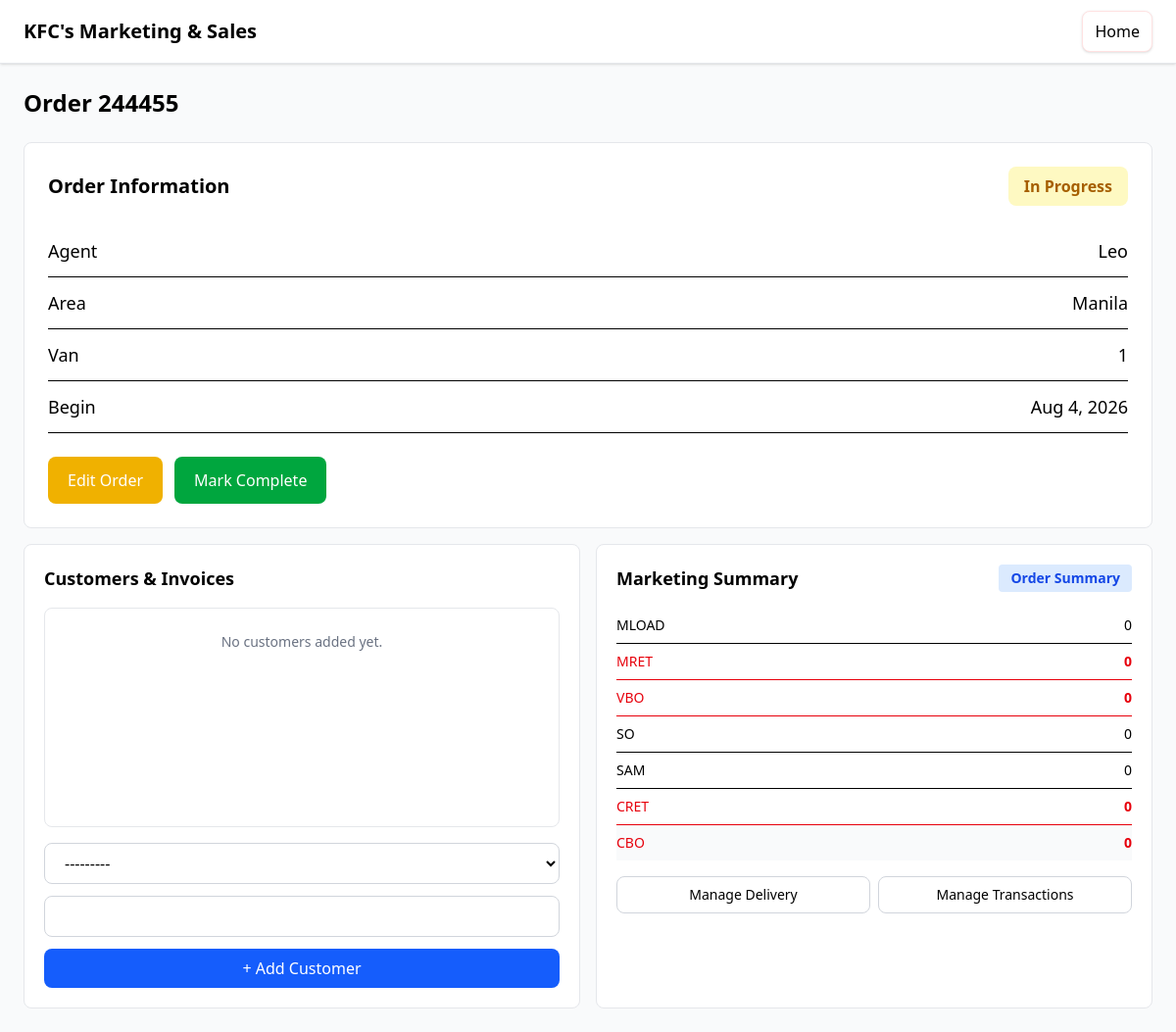
The page /orders/1/ on the database as committed earlier.
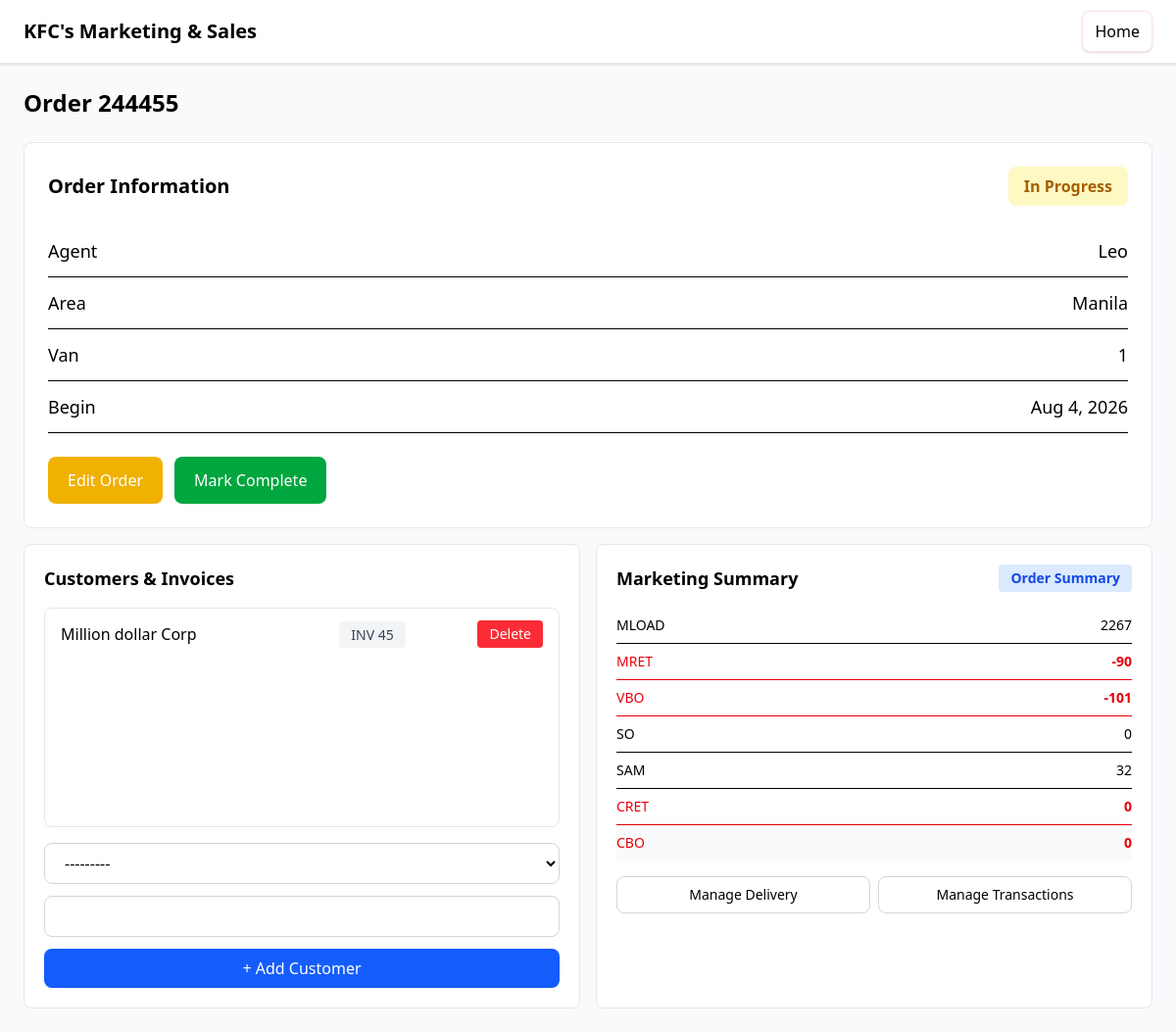
The same page on the database as committed later.
### orders/models.py (models this page shows, shortened)
class CustomerDetails(models.Model):
    id = models.BigAutoField(primary_key=True)
    order = models.ForeignKey(OrderDetails, on_delete=models.CASCADE, related_name="customers")
    invoice_no = models.IntegerField(unique=True)
    customer = models.ForeignKey(Customer, on_delete=models.CASCADE, related_name="customer_details")

### customers/models.py (models this page shows)
class Customer(models.Model):
  customer_id = models.BigAutoField(primary_key=True)
  customer_area = models.ForeignKey(Area, on_delete=models.CASCADE)
  customer_business_name = models.CharField(max_length=255)
  customer_contact_person = models.CharField(max_length=255)
  customer_mobile_no = models.CharField(max_length=15)
  customer_business_address = models.CharField(max_length=255)
  customer_active = models.BooleanField(default=False)
  class Meta:
    ordering = ['customer_business_name']
  def __str__(self):
    return self.customer_business_name

### orders/views.py (the view)
# urls.py: path("<int:order_id>/", views.order_detail, name="order_detail"),
def order_detail(request, order_id):
    order = get_object_or_404(OrderDetails, pk=order_id)
    customer_form = CustomerDetailForm(area=order.area)
    return render(request, "orders/detail.html", {
        "order": order,
        "customer_form": customer_form,
        "marketing_summary": services.get_marketing_summary(order),
    })

### orders/forms.py
class CustomerDetailForm(forms.ModelForm):
    class Meta:
        model = CustomerDetails
        fields = ["customer", "invoice_no"]
        widgets = {
            "customer": forms.Select(attrs={"class": FIELD_CLASS}),
            "invoice_no": forms.NumberInput(attrs={"class": FIELD_CLASS}),
        }
    def __init__(self, *args, area=None, **kwargs):
        super().__init__(*args, **kwargs)
        if area is not None:
            customer_field = cast(forms.ModelChoiceField, self.fields["customer"])
            if customer_field.queryset is not None:
                customer_field.queryset = customer_field.queryset.filter(customer_area=area)

### area_prices/models.py (called while the page is built)
  def __str__(self):
    return self.area_name

### employees/models.py (called while the page is built)
  def __str__(self):
    return self.employee_name

### orders/models.py (called while the page is built)
    @property
    def is_complete(self):
        return self.end_date is not None

### templates/orders/detail.html
{% extends "base.html" %}
{% block content %}
<h1 class="text-2xl font-bold mb-6">
  Order {{ order.control_no }}
</h1>
{% include "orders/components/order_summary.html" %}
<div class="mt-4 grid grid-cols-1 gap-4 md:grid-cols-2">
  {% include "orders/components/order_customers.html" %}
  {% include "orders/components/order_marketing.html" %}
</div>
{% endblock %}

### templates/orders/components/order_customers.html (shortened to what this page needs)
<div class="rounded-lg border border-gray-200 bg-white p-5">
  <h2 class="mb-4 text-lg font-semibold">
    Customers &amp; Invoices
  </h2>
  <div class="mb-4 h-56 overflow-y-auto rounded-lg border border-gray-200">
    <table class="w-full">
      <tbody>
        {% for cd in order.customers.all %}
        <tr class="border-b last:border-b-0">
          <td class="px-4 py-3 font-medium">
            {{ cd.customer }}
          </td>
          <td class="px-4 py-3 text-right">
            <span class="rounded bg-gray-100 px-3 py-1 text-sm font-medium text-gray-700">
              INV {{ cd.invoice_no }}
            </span>
          </td>
          <td class="px-4 py-3 text-right">
            <form method="post" action="{% url 'customer_delete' order.id cd.id %}">
              <button type="submit" onclick="return confirm('Delete this invoice?')"
                class="rounded cursor-pointer bg-red-500 px-3 py-1 text-sm text-white hover:bg-red-600">
                Delete
              </button>
            </form>
          </td>
        </tr>
        {% empty %}
        <tr>
          <td colspan="2" class="px-4 py-6 text-center text-sm text-gray-500">
            No customers added yet.
          </td>
        </tr>
        {% endfor %}
      </tbody>
    </table>
  </div>
  <form method="post" action="{% url 'add_customer' order.id %}" class="space-y-3">
    <div>
      {{ customer_form.customer }}
    </div>
    <div>
      {{ customer_form.invoice_no }}
    </div>
    <button type="submit"
      class="w-full cursor-pointer rounded-lg bg-blue-600 px-4 py-2 font-medium text-white hover:bg-blue-700">
      + Add Customer
    </button>
  </form>
</div>

Rows that differ between the two databases and show on the page:
added CustomerDetails: customer "Million dollar Corp", invoice_no "45"
Other text that changed with them:
{{ marketing_summary.total_MLOAD }}: "0" → "2267"
{{ marketing_summary.total_MRET }}: "0" → "-90"
{{ marketing_summary.total_VBO }}: "0" → "-101"
{{ marketing_summary.total_SAM }}: "0" → "32"
text no longer shown: "No customers added yet."
